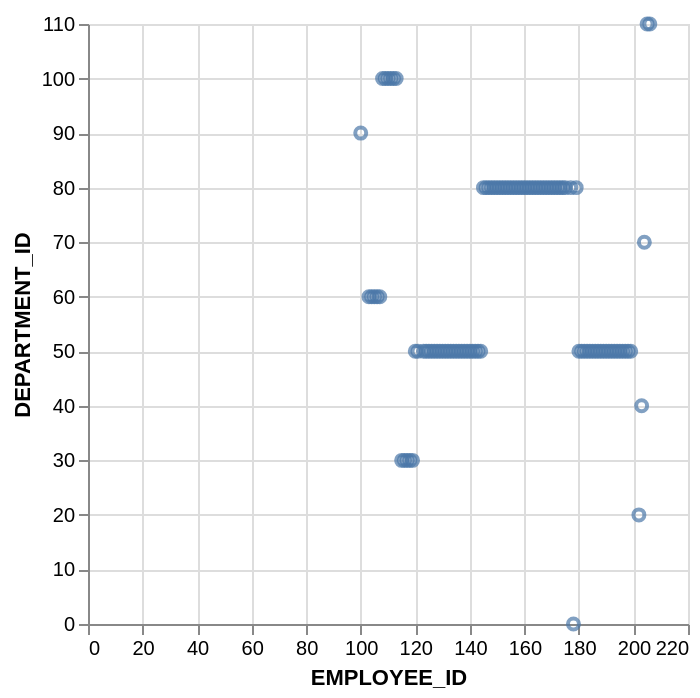

The specification (Vega-Lite) saved for this image:
### Vega-Lite specification from a JSON file in a GitHub repository (floating-point values rounded to 4 significant figures)
{"data": {"values": [{"x_data": 100, "y_data": 90}, {"x_data": 103, "y_data": 60}, {"x_data": 104, "y_data": 60}, {"x_data": 105, "y_data": 60}, {"x_data": 106, "y_data": 60}, {"x_data": 107, "y_data": 60}, {"x_data": 108, "y_data": 100}, {"x_data": 109, "y_data": 100}, {"x_data": 110, "y_data": 100}, {"x_data": 111, "y_data": 100}, {"x_data": 112, "y_data": 100}, {"x_data": 113, "y_data": 100}, {"x_data": 115, "y_data": 30}, {"x_data": 116, "y_data": 30}, {"x_data": 117, "y_data": 30}, {"x_data": 118, "y_data": 30}, {"x_data": 119, "y_data": 30}, {"x_data": 120, "y_data": 50}, {"x_data": 121, "y_data": 50}, {"x_data": 123, "y_data": 50}, {"x_data": 124, "y_data": 50}, {"x_data": 125, "y_data": 50}, {"x_data": 126, "y_data": 50}, {"x_data": 127, "y_data": 50}, {"x_data": 128, "y_data": 50}, {"x_data": 129, "y_data": 50}, {"x_data": 130, "y_data": 50}, {"x_data": 131, "y_data": 50}, {"x_data": 132, "y_data": 50}, {"x_data": 133, "y_data": 50}, {"x_data": 134, "y_data": 50}, {"x_data": 135, "y_data": 50}, {"x_data": 136, "y_data": 50}, {"x_data": 137, "y_data": 50}, {"x_data": 138, "y_data": 50}, {"x_data": 139, "y_data": 50}, {"x_data": 140, "y_data": 50}, {"x_data": 141, "y_data": 50}, {"x_data": 142, "y_data": 50}, {"x_data": 143, "y_data": 50}, {"x_data": 144, "y_data": 50}, {"x_data": 145, "y_data": 80}, {"x_data": 146, "y_data": 80}, {"x_data": 147, "y_data": 80}, {"x_data": 148, "y_data": 80}, {"x_data": 149, "y_data": 80}, {"x_data": 150, "y_data": 80}, {"x_data": 151, "y_data": 80}, {"x_data": 152, "y_data": 80}, {"x_data": 153, "y_data": 80}, {"x_data": 154, "y_data": 80}, {"x_data": 155, "y_data": 80}, {"x_data": 156, "y_data": 80}, {"x_data": 157, "y_data": 80}, {"x_data": 158, "y_data": 80}, {"x_data": 159, "y_data": 80}, {"x_data": 160, "y_data": 80}, {"x_data": 161, "y_data": 80}, {"x_data": 162, "y_data": 80}, {"x_data": 163, "y_data": 80}, {"x_data": 164, "y_data": 80}, {"x_data": 165, "y_data": 80}, {"x_data": 166, "y_data": 80}, {"x_data": 167, "y_data": 80}, {"x_data": 168, "y_data": 80}, {"x_data": 169, "y_data": 80}, {"x_data": 170, "y_data": 80}, {"x_data": 171, "y_data": 80}, {"x_data": 172, "y_data": 80}, {"x_data": 173, "y_data": 80}, {"x_data": 174, "y_data": 80}, {"x_data": 175, "y_data": 80}, {"x_data": 177, "y_data": 80}, {"x_data": 178, "y_data": 0}, {"x_data": 179, "y_data": 80}, {"x_data": 180, "y_data": 50}, {"x_data": 181, "y_data": 50}, {"x_data": 182, "y_data": 50}, {"x_data": 183, "y_data": 50}, {"x_data": 184, "y_data": 50}, {"x_data": 185, "y_data": 50}, {"x_data": 186, "y_data": 50}, {"x_data": 187, "y_data": 50}, {"x_data": 188, "y_data": 50}, {"x_data": 189, "y_data": 50}, {"x_data": 190, "y_data": 50}, {"x_data": 191, "y_data": 50}, {"x_data": 192, "y_data": 50}, {"x_data": 193, "y_data": 50}, {"x_data": 194, "y_data": 50}, {"x_data": 195, "y_data": 50}, {"x_data": 196, "y_data": 50}, {"x_data": 197, "y_data": 50}, {"x_data": 198, "y_data": 50}, {"x_data": 199, "y_data": 50}, {"x_data": 202, "y_data": 20}, {"x_data": 203, "y_data": 40}, {"x_data": 204, "y_data": 70}, {"x_data": 205, "y_data": 110}, {"x_data": 206, "y_data": 110}]}, "mark": "point", "encoding": {"x": {"field": "x_data", "type": "quantitative", "title": "EMPLOYEE_ID"}, "y": {"field": "y_data", "type": "quantitative", "title": "DEPARTMENT_ID"}}}
